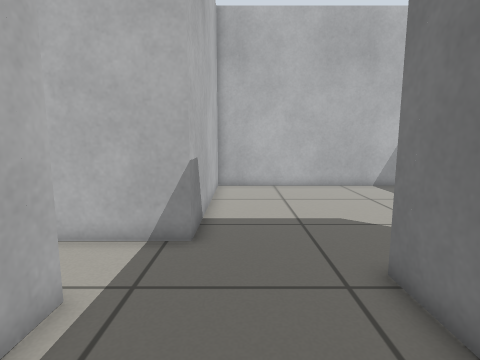
View 1 (above)

16 first-person views from a walk through a world built for the Gazebo simulator. The camera is 0.68 m above the floor, tilts 8° down and sees 80° across. The floor is counted in squares, 0.25 m on a side. Each view is taken from the middle of a square. On the plan, view 1 faces up. The plan holds only what a view shows up to about 19 squares ahead; the rest is blank.

View 2
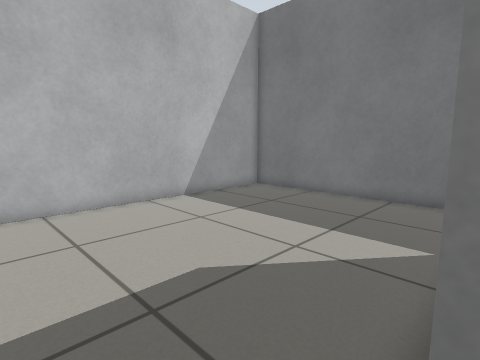

View 3
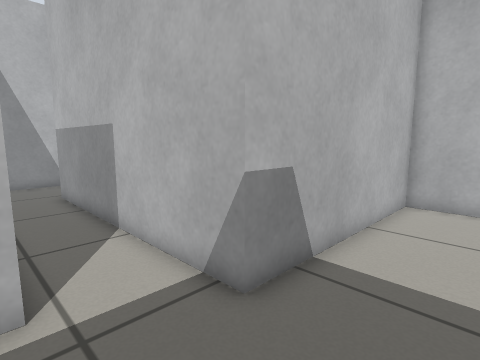

View 4
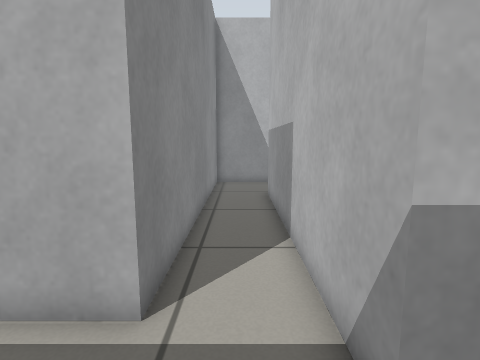

View 5
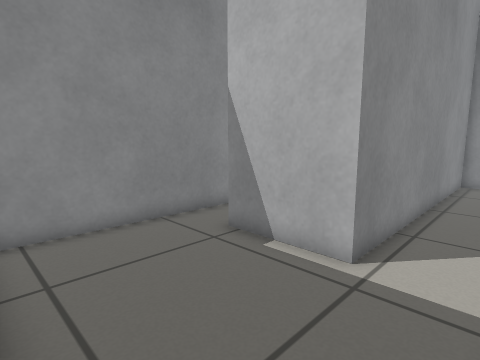

View 6
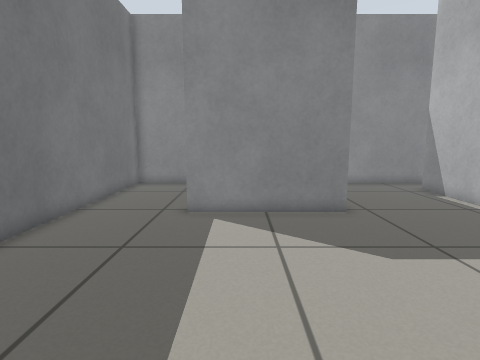

View 7
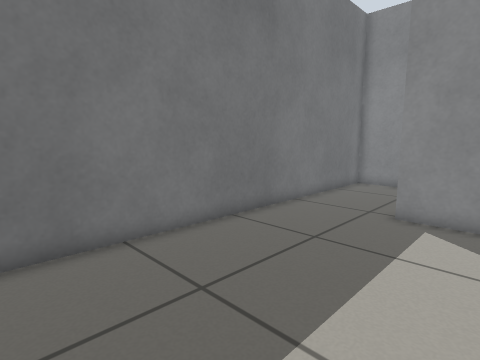

View 8
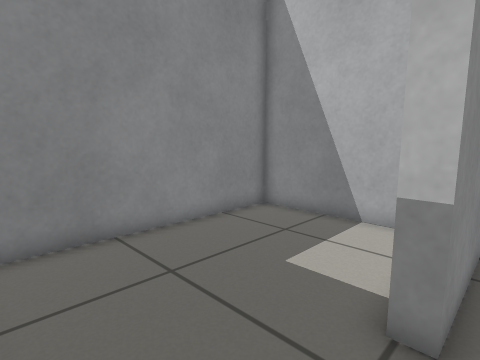

View 9
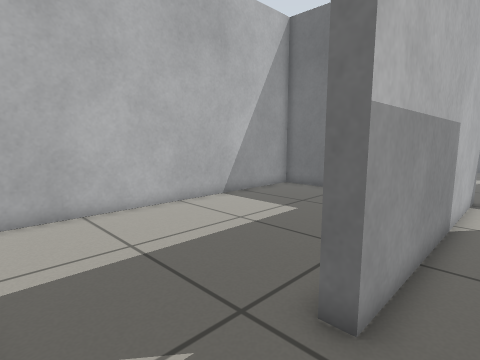

View 10
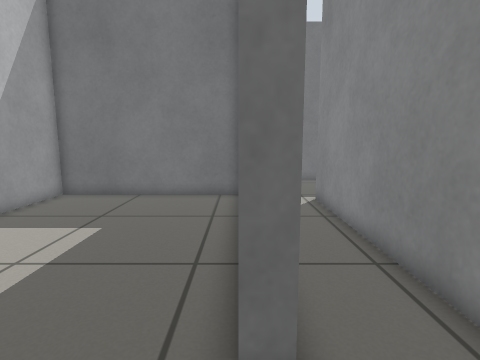

View 11
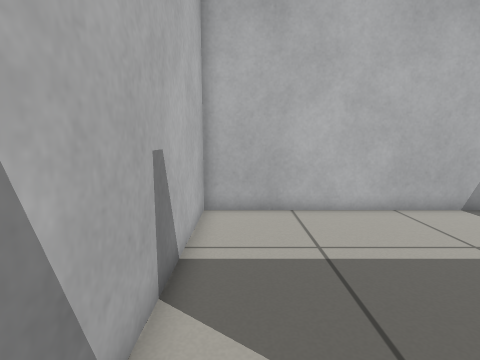

View 12
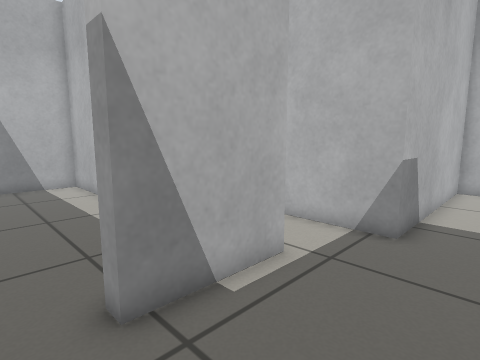

View 13
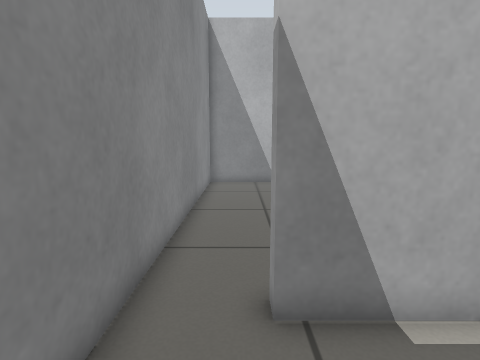

View 14
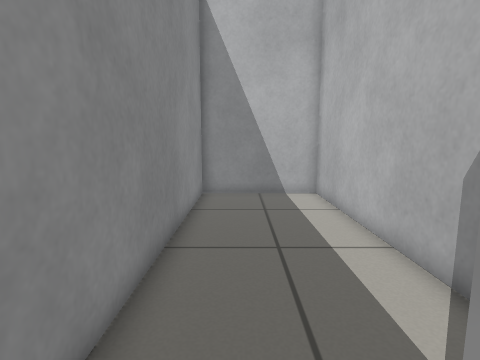

View 15
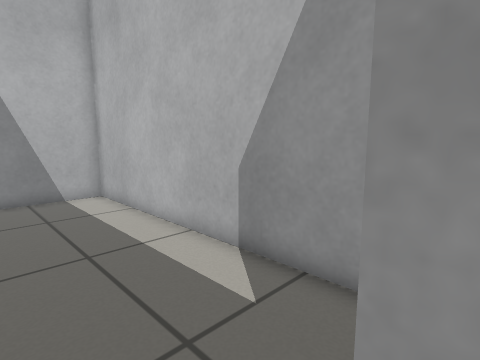

View 16
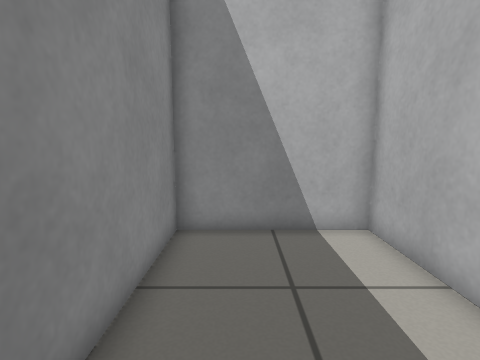

### Floor plan
Points are (right, up) in squares from view 1. A wall is a line through its corners. A room is listed if a view was taken in it or the views show most of it. See-through windows are left out.
Room 1 (views 1, 2, 3, 4, 5, 6, 7, 8, 9, 11, 12, 13, 14, 15)
walls: (3, 2.9) (3, 5.5) (9, 5.5) (9, 4.8); (-3.5, -1.9) (2.5, -1.9); (13.4, 4.5) (13.4, 16.9) (-1.3, 16.9) (-1.3, 7.4) (-13.3, 7.4); (-17.4, 7.5) (-17.4, 4.5) (-3, 4.5) (-3, 0.5) (-3.6, 0.5)
ways out: opening at (-15.5, 8) to room 2; opening at (-3, -0.5) to room 3; opening at (11, 5) to room 4
Room 2 (view 10)
walls: (-13.3, 7.4) (-13.3, 8.1); (-1.9, 8) (-1.9, 16.9) (-17.4, 16.9) (-17.4, 7.5)
ways out: opening at (-15.5, 8) to room 1
Room 3 (view 16)
walls: (-4.9, 3.9) (-17.4, 3.9) (-17.4, -1.9) (-3.5, -1.9)
ways out: opening at (-3, -0.5) to room 1
Room 4 (no view inside)
walls: (3.6, 3.4) (3.6, -1.9) (13.4, -1.9) (13.4, 4.5)
ways out: opening at (11, 5) to room 1

Positions as (right, up) in squares from view 1, and headings:
1: (0, 0), facing up
2: (0, 5), facing up-right
3: (2, 4), facing up-left
4: (1, 6), facing left
5: (3, 7), facing down-left
6: (7, 16), facing down
7: (6, 16), facing down-right
8: (13, 6), facing down-left
9: (-17, 6), facing up-right
10: (-16, 8), facing right
11: (-16, 6), facing up
12: (1, -1), facing up-left
13: (1, 0), facing left
14: (-3, 0), facing left
15: (-3, -1), facing up-left
16: (-9, 0), facing left
